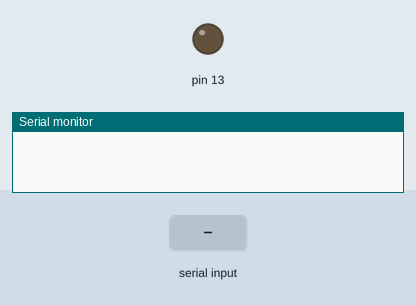
This sketch was run on a simulated Arduino Uno, built with avr-gcc and run on an emulated ATmega328P. On the bench: output pins drawn as LEDs (lit = HIGH), the last lines printed to the serial monitor. Dashed ring = blinking. The test bench sets the inputs (shaded band).

Above: at 1.2 s.
1.3 s: "3\n" received over Serial
At 1.8 s:
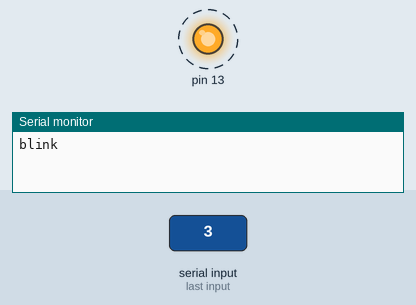
Timing chart, 0 to 10.3 s (numbered marks = the images above; inputs shaded):
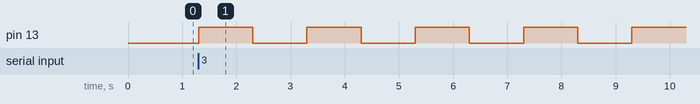

The sketch:

ex1.ino
```cpp
/*
 *
 R *ealizati un program pentru Arduino care sa primească de la portul serial una din optiunile 1,2 sau 3.

 Dacă opțiunea aleasă este 1 se va afișa pe portul serial cuvântul "pornit" și va aprinde ledul de la pinul 13.
 Dacă opțiunea aleasă este 2 se va afișa pe portul serial cuvântul "oprit" și va stinge ledul de la pinul 13.
 Dacă opțiunea aleasă este 3 se va afișa pe portul serial cuvântul "blink" și va aprinde intermitent ledul de la pinul 13 (asemenea aplicatiei blink).

 Modificați partea de blink pentru a face blink la 10 secunde. De ce nu puteți activa foarte rapid vreuna din celelalte opțiuni dacă stare

 Conditie noua: in timpul in care arduino opereaza cu cele trei stari, putem transmite o operatie dintre doua numere si este printat raspunsul corect

 */

struct Calculator {
  int n[2];
  char op;
};

Calculator calc;
char s[100];
int idx = 0;
int current_num, prev_num;

void setup() {
  Serial.begin(9600);
  pinMode(13, OUTPUT);
}

inline int is_op(char c) {
  return c == '+' || c == '-' || c == '*' || c == '/';
}

inline int is_valid(int n) {
  return n >= 1 && n <= 3;
}

//'NR1 [OP] [NR2]'
void populare_obiect(Calculator& calc) {
  int s_it = 0, nr_it = 0, nr_cnt = 0;
  char nr[20] = {0};
  while (s[s_it] != '\n' && s[s_it] != '\0') {
    if (is_op(s[s_it])) {
      if (nr_it > 0) {
        nr[nr_it] = '\0';
        calc.n[nr_cnt++] = atoi(nr);
        nr_it = 0;
      }
      calc.op = s[s_it];
    }
    else if (s[s_it] == ' ') {
      if (nr_it > 0) {
        nr[nr_it] = '\0';
        calc.n[nr_cnt++] = atoi(nr);
        nr_it = 0;
      }
    }
    else {
      nr[nr_it++] = s[s_it];
    }
    s_it++;
  }
  if (nr_it > 0) {
    nr[nr_it] = '\0';
    calc.n[nr_cnt] = atoi(nr);
  }
}

int compute_res(int n1, int n2, int &res) {
  switch(calc.op) {
    case '+':
      res = n1 + n2;
      break;
    case '-':
      res = n1 - n2;
      break;
    case '*':
      res = n1 * n2;
      break;
    case '/':
      res = n1 / n2;
      break;
    default:
      return -1;
  }
  return 0;
}

void apply_cmd(int cmd) {
  switch (cmd) {
    case 1:
      Serial.println("pornit");
      digitalWrite(13, HIGH);
      break;
    case 2:
      Serial.println("oprit");
      digitalWrite(13, LOW);
      break;
    case 3:
      Serial.println("blink");
      break;
    default:
      break;
  }
}

void process_finished_stream() {
  memset(&calc, 0, sizeof(struct Calculator));
  populare_obiect(calc);
  if(calc.op != 0) {
    int res;
    int code = compute_res(calc.n[0], calc.n[1], res);
    if(!code) {
      char buffer[40];
      sprintf(buffer, "%d %c %d = %d", calc.n[0], calc.op, calc.n[1], res);
      //daca suntem pe 'blink', rez o sa intarzie cu doua secunde, din cauza delay-ului
      Serial.println(buffer);
    }
    else {
      Serial.println(" operatie invalida ");
    }
  }
  else {
    current_num = calc.n[0];
    if(!is_valid(current_num)) {
      current_num = prev_num;
    }
    else {
      prev_num = current_num;
    }
    apply_cmd(current_num);
  }
  memset(s, 0, sizeof(s));
  idx = 0;
}

void loop() {
  char c;
  if (Serial.available() > 0) {
    c = Serial.read();
    if (idx < (int)sizeof(s) - 1) {
      s[idx++] = c;
    }
    if(c == '\n') {
      process_finished_stream();
    }
  }
  if(current_num == 3) {
    digitalWrite(13, HIGH);
    delay(1000);
    digitalWrite(13, LOW);
    delay(1000);
  }
}
```

Measured:
- after the input at 1.3 s, pin 13: alternates HIGH for 1.0 s and LOW for 1.0 s, starting at once
